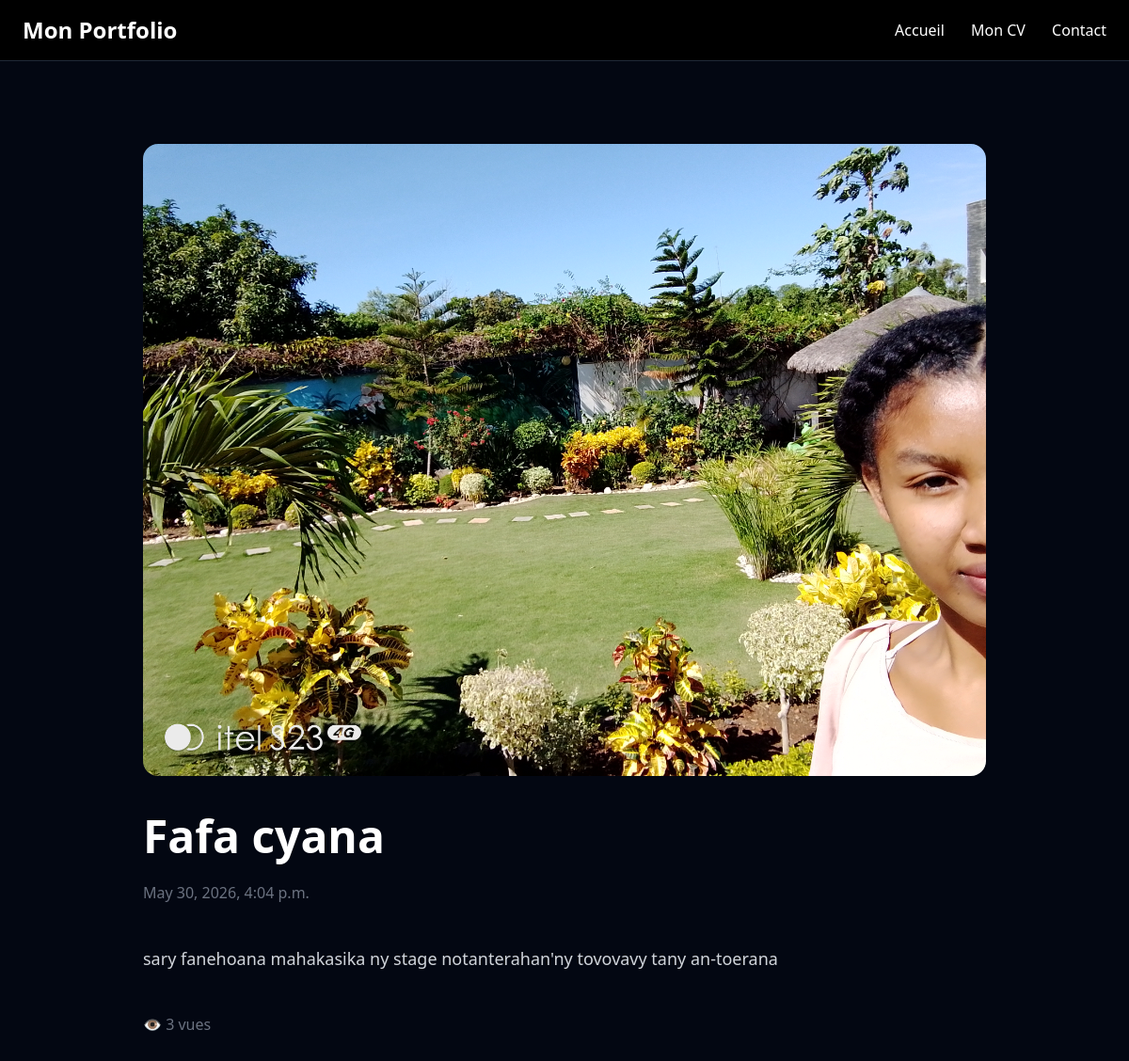
Screenshot of /publication/5/ with the database file from the repository.
### portfolio/models.py (models this page shows, shortened)
class Publication(models.Model):
    title = models.CharField(max_length=200)
    content = models.TextField()
    image = models.ImageField(upload_to='publications/', blank=True, null=True)
    created_at = models.DateTimeField(auto_now_add=True)
    views = models.PositiveIntegerField(default=0)
    is_published = models.BooleanField(default=True)

### portfolio/views.py (the view)
# urls.py: path('publication/<int:publication_id>/', publication_detail, name='publication_detail'),
def publication_detail(request, publication_id):
    publication = get_object_or_404(
        Publication,
        id=publication_id
    )
    publication.views += 1
    publication.save()
    context = {
        'publication': publication
    }
    return render(
        request,
        'portfolio/publication_detail.html',
        context
    )

### templates/portfolio/publication_detail.html (shortened to what this page needs)
{% extends 'base.html' %}
{% block content %}
<section class="max-w-4xl mx-auto py-16">
    {% if publication.image %}
    <img
        src="{{ publication.image.url }}"
        class="w-full rounded-2xl mb-10"
    >
    {% endif %}
    <h1 class="text-5xl font-bold mb-6">
        {{ publication.title }}
    </h1>
    <p class="text-gray-500 mb-10">
        {{ publication.created_at }}
    </p>
    <div class="text-lg leading-9 text-gray-300">
        {{ publication.content }}
    </div>
    <div class="mt-10 text-gray-500">
        👁 {{ publication.views }} vues
    </div>
</section>
{% endblock %}

### rows the page displays
Publication: image (picture), title "Fafa cyana", created_at "May 30, 2026, 4:04 p.m.", content "sary fanehoana mahakasika ny stage notanterahan'ny tovovavy tany an-toerana", views "3"
